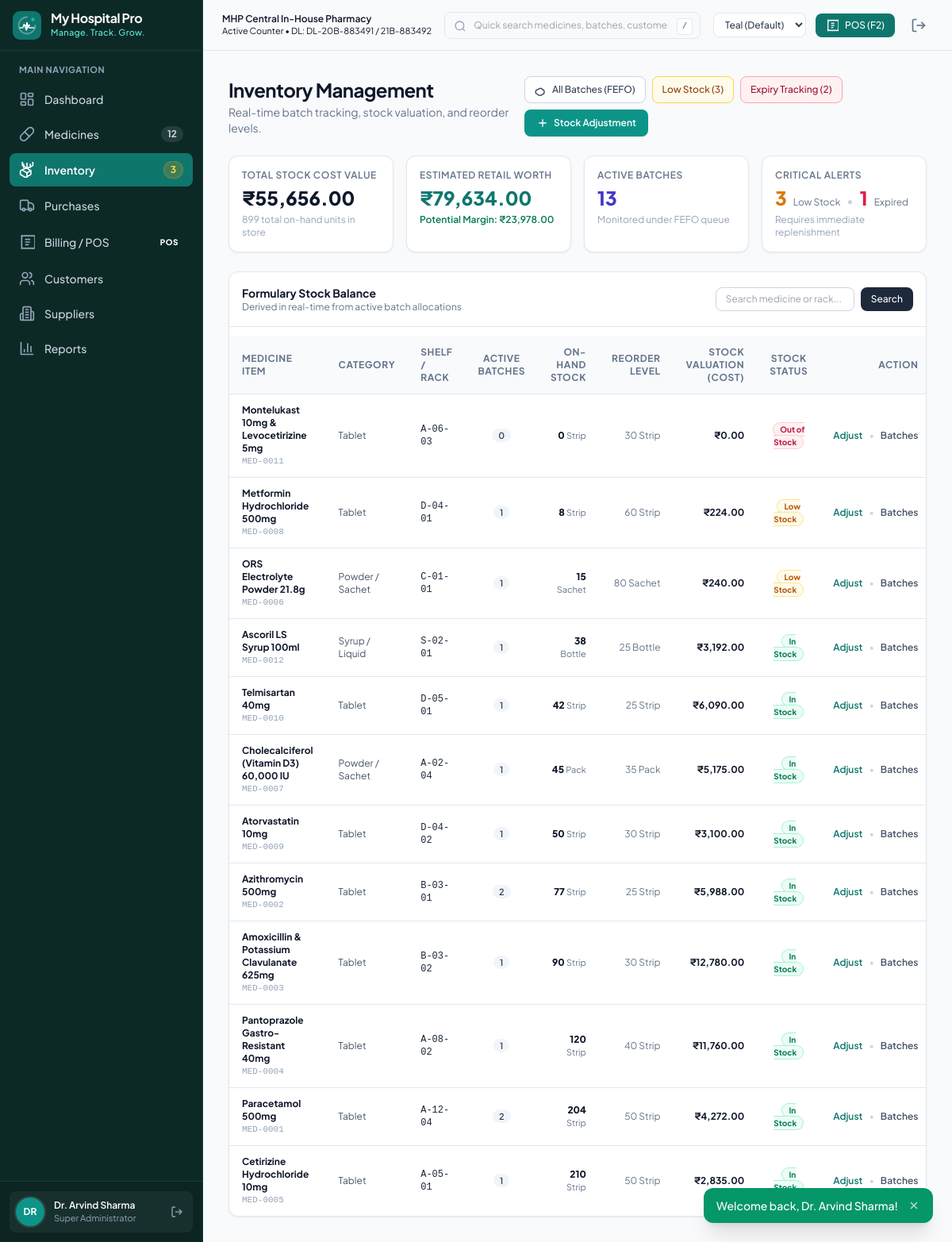
/inventory/index.php (signed in), run on the app's committed database.
### tables this page shows
CREATE TABLE `users` (
  `id` INT UNSIGNED NOT NULL AUTO_INCREMENT,
  `name` VARCHAR(100) NOT NULL,
  `username` VARCHAR(50) NOT NULL UNIQUE,
  `email` VARCHAR(100) NOT NULL UNIQUE,
  `password` VARCHAR(255) NOT NULL,
  `role_id` INT UNSIGNED NOT NULL,
  `phone` VARCHAR(20) DEFAULT NULL,
  `status` ENUM('active', 'inactive') NOT NULL DEFAULT 'active',
  `last_login` DATETIME DEFAULT NULL,
  `created_at` TIMESTAMP NOT NULL DEFAULT CURRENT_TIMESTAMP,
  `updated_at` TIMESTAMP NOT NULL DEFAULT CURRENT_TIMESTAMP ON UPDATE CURRENT_TIMESTAMP,
  PRIMARY KEY (`id`),
  KEY `idx_users_role` (`role_id`),
  CONSTRAINT `fk_users_role` FOREIGN KEY (`role_id`) REFERENCES `roles` (`id`) ON UPDATE CASCADE
);

CREATE TABLE `roles` (
  `id` INT UNSIGNED NOT NULL AUTO_INCREMENT,
  `name` VARCHAR(50) NOT NULL UNIQUE,
  `display_name` VARCHAR(100) NOT NULL,
  `description` TEXT DEFAULT NULL,
  `created_at` TIMESTAMP NOT NULL DEFAULT CURRENT_TIMESTAMP,
  PRIMARY KEY (`id`)
);

CREATE TABLE `medicines` (
  `id` INT UNSIGNED NOT NULL AUTO_INCREMENT,
  `medicine_code` VARCHAR(30) NOT NULL UNIQUE,
  `name` VARCHAR(150) NOT NULL,
  `generic_name` VARCHAR(255) DEFAULT NULL,
  `brand_name` VARCHAR(100) DEFAULT NULL,
  `category_id` INT UNSIGNED NOT NULL,
  `manufacturer_id` INT UNSIGNED DEFAULT NULL,
  `dosage_form` VARCHAR(50) DEFAULT 'Tablet',
  `strength` VARCHAR(50) DEFAULT NULL,
  `pack_size` VARCHAR(50) DEFAULT '10 Tablets / Strip',
  `unit` VARCHAR(30) DEFAULT 'Strip',
  `hsn_code` VARCHAR(20) DEFAULT '30049099',
  `gst_rate` DECIMAL(5,2) NOT NULL DEFAULT 12.00,
  `mrp` DECIMAL(10,2) NOT NULL DEFAULT 0.00,
  `selling_price` DECIMAL(10,2) NOT NULL DEFAULT 0.00,
  `purchase_price` DECIMAL(10,2) NOT NULL DEFAULT 0.00,
  `reorder_level` INT NOT NULL DEFAULT 20,
  `minimum_stock` INT NOT NULL DEFAULT 10,
  `maximum_stock` INT NOT NULL DEFAULT 500,
  `rack_number` VARCHAR(30) DEFAULT NULL,
  `barcode` VARCHAR(50) DEFAULT NULL,
  `prescription_required` TINYINT(1) NOT NULL DEFAULT 0,
  `schedule_type` ENUM('General (OTC)', 'Schedule H', 'Schedule H1', 'Schedule X', 'Schedule G') NOT NULL DEFAULT 'General (OTC)',
  `status` ENUM('active', 'inactive') NOT NULL DEFAULT 'active',
  `created_at` TIMESTAMP NOT NULL DEFAULT CURRENT_TIMESTAMP,
  `updated_at` TIMESTAMP NOT NULL DEFAULT CURRENT_TIMESTAMP ON UPDATE CURRENT_TIMESTAMP,
  PRIMARY KEY (`id`),
  KEY `idx_med_name` (`name`),
  KEY `idx_med_generic` (`generic_name`),
  KEY `idx_med_barcode` (`barcode`),
  KEY `idx_med_category` (`category_id`),
  KEY `idx_med_manufacturer` (`manufacturer_id`),
  CONSTRAINT `fk_med_category` FOREIGN KEY (`category_id`) REFERENCES `medicine_categories` (`id`) ON UPDATE CASCADE,
  CONSTRAINT `fk_med_manufacturer` FOREIGN KEY (`manufacturer_id`) REFERENCES `manufacturers` (`id`) ON UPDATE CASCADE ON DELETE SET NULL
);

CREATE TABLE `medicine_categories` (
  `id` INT UNSIGNED NOT NULL AUTO_INCREMENT,
  `name` VARCHAR(80) NOT NULL UNIQUE,
  `description` VARCHAR(255) DEFAULT NULL,
  `status` ENUM('active', 'inactive') NOT NULL DEFAULT 'active',
  `created_at` TIMESTAMP NOT NULL DEFAULT CURRENT_TIMESTAMP,
  PRIMARY KEY (`id`)
);

### inventory/index.php (the view, shortened to what the rows shown need)
<?php
require_once __DIR__ . '/../includes/header.php';
require_once __DIR__ . '/../includes/sidebar.php';
$db = get_db();
$where = ["m.status = 'active'"];
$params = [];
$where_sql = implode(' AND ', $where);
$stmt = $db->prepare("
    SELECT m.*, c.name as category_name,
           COALESCE(SUM(b.quantity), 0) as on_hand_stock,
           COALESCE(SUM(b.quantity * b.purchase_price), 0) as stock_cost_value,
           COALESCE(SUM(b.quantity * b.selling_price), 0) as stock_retail_value,
           COUNT(DISTINCT b.id) as batch_count
    FROM medicines m
    LEFT JOIN medicine_categories c ON m.category_id = c.id
    LEFT JOIN medicine_batches b ON m.id = b.medicine_id AND b.status = 'active'
    WHERE {$where_sql}
    GROUP BY m.id
    ORDER BY on_hand_stock ASC, m.name ASC
");
$stmt->execute($params);
$inventory = $stmt->fetchAll();
?>
<div class="flex-1 flex flex-col min-w-0 overflow-hidden">
    <main class="flex-1 overflow-y-auto p-4 md:p-6 lg:p-8 space-y-6">
        <div class="flex flex-col sm:flex-row sm:items-center justify-between gap-4">
            <div>
                <h1 class="text-xl md:text-2xl font-bold text-slate-900 tracking-tight">Inventory Management</h1>
            </div>
        </div>
        <div class="app-card bg-white border border-slate-200 rounded-xl overflow-hidden shadow-xs space-y-3">
            <div class="p-4 border-b border-slate-200 flex flex-col sm:flex-row sm:items-center justify-between gap-3">
                <div>
                    <h2 class="text-sm font-bold text-slate-900">Formulary Stock Balance</h2>
                </div>
            </div>
            <div class="overflow-x-auto">
                <table class="w-full text-left border-collapse text-xs">
                    <thead>
                        <tr class="bg-slate-50 border-b border-slate-200 text-slate-500 font-semibold uppercase tracking-wider">
                            <th class="py-3 px-4">Medicine Item</th>
                            <th class="py-3 px-4">Category</th>
                            <th class="py-3 px-4">Shelf / Rack</th>
                            <th class="py-3 px-4 text-center">Active Batches</th>
                            <th class="py-3 px-4 text-right">On-Hand Stock</th>
                            <th class="py-3 px-4 text-right">Reorder Level</th>
                            <th class="py-3 px-4 text-right">Stock Valuation (Cost)</th>
                            <th class="py-3 px-4 text-center">Stock Status</th>
                            <th class="py-3 px-4 text-right">Action</th>
                        </tr>
                    </thead>
                    <tbody class="divide-y divide-slate-200">
                        <?php if (empty($inventory)): ?>
                            <tr>
                                <td colspan="9" class="py-8 text-center text-slate-400">No inventory matches found.</td>
                            </tr>
                        <?php else: ?>
                            <?php foreach ($inventory as $row): ?>
                                <?php
                                    $qty = (int)$row['on_hand_stock'];
                                    $reorder = (int)$row['reorder_level'];
                                    $badge = '<span class="px-2 py-0.5 rounded-full font-bold text-[10px] bg-emerald-50 text-emerald-700 border border-emerald-200">In Stock</span>';
                                    if ($qty === 0) {
                                        $badge = '<span class="px-2 py-0.5 rounded-full font-bold text-[10px] bg-rose-50 text-rose-700 border border-rose-200">Out of Stock</span>';
                                    } elseif ($qty <= $reorder) {
                                        $badge = '<span class="px-2 py-0.5 rounded-full font-bold text-[10px] bg-amber-50 text-amber-700 border border-amber-200">Low Stock</span>';
                                    }
                                ?>
                                <tr class="hover:bg-slate-50/70 transition-colors">
                                    <td class="py-3 px-4">
                                        <a href="../medicines/view.php?id=<?= $row['id'] ?>" class="font-bold text-slate-900 hover:text-teal-700"><?= e($row['name']) ?></a>
                                        <div class="text-[11px] text-slate-400 font-mono"><?= e($row['medicine_code']) ?></div>
                                    </td>
                                    <td class="py-3 px-4 text-slate-600"><?= e($row['category_name']) ?></td>
                                    <td class="py-3 px-4 font-mono font-medium text-slate-800"><?= e($row['rack_number'] ?: 'Unassigned') ?></td>
                                    <td class="py-3 px-4 text-center">
                                        <span class="px-2 py-0.5 rounded-full bg-slate-100 font-semibold text-[11px] text-slate-700"><?= (int)$row['batch_count'] ?></span>
                                    </td>
                                    <td class="py-3 px-4 text-right font-extrabold text-slate-900"><?= $qty ?> <span class="font-normal text-[11px] text-slate-500"><?= e($row['unit']) ?></span></td>
                                    <td class="py-3 px-4 text-right text-slate-500"><?= $reorder ?> <?= e($row['unit']) ?></td>
                                    <td class="py-3 px-4 text-right font-bold text-slate-900"><?= format_currency($row['stock_cost_value']) ?></td>
                                    <td class="py-3 px-4 text-center"><?= $badge ?></td>
                                    <td class="py-3 px-4 text-right">
                                        <div class="flex items-center justify-end gap-2">
                                            <a href="stock-adjustment.php?medicine_id=<?= $row['id'] ?>" class="text-xs font-semibold text-teal-700 hover:underline">Adjust</a>
                                            <span class="text-slate-300">•</span>
                                            <a href="../medicines/view.php?id=<?= $row['id'] ?>" class="text-xs font-semibold text-slate-600 hover:underline">Batches</a>
                                        </div>
                                    </td>
                                </tr>
                            <?php endforeach; ?>
                        <?php endif; ?>
                    </tbody>
                </table>
            </div>
        </div>
    </main>
</div>
<?php require_once __DIR__ . '/../includes/footer.php'; ?>

### includes/sidebar.php (shortened to what the rows shown need)
<?php
$root = get_root_url();
$user = current_user();
?>
<aside id="app-sidebar" class="transition-transform duration-200 z-30 fixed lg:static inset-y-0 left-0 -translate-x-full lg:translate-x-0 flex flex-col h-full bg-[var(--sidebar-bg)] border-r border-[var(--sidebar-border)] text-[var(--sidebar-text)] w-64 select-none">
    <div class="p-3 border-t border-[var(--sidebar-border)] bg-black/10">
        <div class="flex items-center gap-3 p-2 rounded-lg bg-white/5">
            <div class="w-9 h-9 rounded-full bg-teal-600 flex items-center justify-center font-bold text-white text-xs ring-2 ring-white/10">
                <?= strtoupper(substr($user['name'] ?? 'AD', 0, 2)) ?>
            </div>
            <div class="flex-1 min-w-0">
                <div class="text-xs font-semibold text-white truncate"><?= e($user['name'] ?? 'Staff User') ?></div>
                <div class="text-[11px] text-slate-400 truncate"><?= e($user['role_display'] ?? 'Staff') ?></div>
            </div>
            <a href="<?= $root ?>logout.php" title="Sign Out" class="text-slate-400 hover:text-rose-400 p-1 rounded transition-colors">
                <svg class="w-4 h-4" viewBox="0 0 24 24" fill="none" stroke="currentColor" stroke-width="2"><path d="M9 21H5a2 2 0 0 1-2-2V5a2 2 0 0 1 2-2h4"/><polyline points="16 17 21 12 16 7"/><line x1="21" x2="9" y1="12" y2="12"/></svg>
            </a>
        </div>
    </div>
</aside>

### data on the page
users: name "DR", name "Dr. Arvind Sharma", role.display_name "Super Administrator"
medicines: name "Montelukast 10mg & Levocetirizine 5mg", medicine_code "MED-0011", category.name "Tablet", rack_number "A-06-03", batch_count "0", qty "0", unit "Strip", reorder_level "30", stock_cost_value "₹0.00", shows "Out of Stock"
medicines: name "Metformin Hydrochloride 500mg", medicine_code "MED-0008", category.name "Tablet", rack_number "D-04-01", batch_count "1", qty "8", unit "Strip", reorder_level "60", stock_cost_value "₹224.00", shows "Low Stock"
medicines: name "ORS Electrolyte Powder 21.8g", medicine_code "MED-0006", category.name "Powder / Sachet", rack_number "C-01-01", batch_count "1", qty "15", unit "Sachet", reorder_level "80", stock_cost_value "₹240.00", shows "Low Stock"
medicines: name "Ascoril LS Syrup 100ml", medicine_code "MED-0012", category.name "Syrup / Liquid", rack_number "S-02-01", batch_count "1", qty "38", unit "Bottle", reorder_level "25", stock_cost_value "₹3,192.00"
medicines: name "Telmisartan 40mg", medicine_code "MED-0010", category.name "Tablet", rack_number "D-05-01", batch_count "1", qty "42", unit "Strip", reorder_level "25", stock_cost_value "₹6,090.00"
medicines: name "Cholecalciferol (Vitamin D3) 60,000 IU", medicine_code "MED-0007", category.name "Powder / Sachet", rack_number "A-02-04", batch_count "1", qty "45", unit "Pack", reorder_level "35", stock_cost_value "₹5,175.00"
medicines: name "Atorvastatin 10mg", medicine_code "MED-0009", category.name "Tablet", rack_number "D-04-02", batch_count "1", qty "50", unit "Strip", reorder_level "30", stock_cost_value "₹3,100.00"
medicines: name "Azithromycin 500mg", medicine_code "MED-0002", category.name "Tablet", rack_number "B-03-01", batch_count "2", qty "77", unit "Strip", reorder_level "25", stock_cost_value "₹5,988.00"
medicines: name "Amoxicillin & Potassium Clavulanate 625mg", medicine_code "MED-0003", category.name "Tablet", rack_number "B-03-02", batch_count "1", qty "90", unit "Strip", reorder_level "30", stock_cost_value "₹12,780.00"
medicines: name "Pantoprazole Gastro-Resistant 40mg", medicine_code "MED-0004", category.name "Tablet", rack_number "A-08-02", batch_count "1", qty "120", unit "Strip", reorder_level "40", stock_cost_value "₹11,760.00"
medicines: name "Paracetamol 500mg", medicine_code "MED-0001", category.name "Tablet", rack_number "A-12-04", batch_count "2", qty "204", unit "Strip", reorder_level "50", stock_cost_value "₹4,272.00"
medicines: name "Cetirizine Hydrochloride 10mg", medicine_code "MED-0005", category.name "Tablet", rack_number "A-05-01", batch_count "1", qty "210", unit "Strip", reorder_level "50", stock_cost_value "₹2,835.00"

### other printed values
get_setting('hospital_name', APP_NAME) "My Hospital Pro"
get_setting('tagline', APP_TAGLINE) "Manage. Track. Grow."
$item['label'] "Dashboard"
$item['label'] "Medicines"
$item['badge'] "12"
$item['label'] "Inventory"
$item['badge'] "3"
$item['label'] "Purchases"
$item['label'] "Billing / POS"
$item['label'] "Customers"
$item['label'] "Suppliers"
$item['label'] "Reports"
get_setting('store_name', HOSPITAL_STORE_NAME) "MHP Central In-House Pharmacy"
get_setting('drug_license', HOSPITAL_DL_NUMBER) "DL-20B-883491 / 21B-883492"
$low_stock_count "3"
